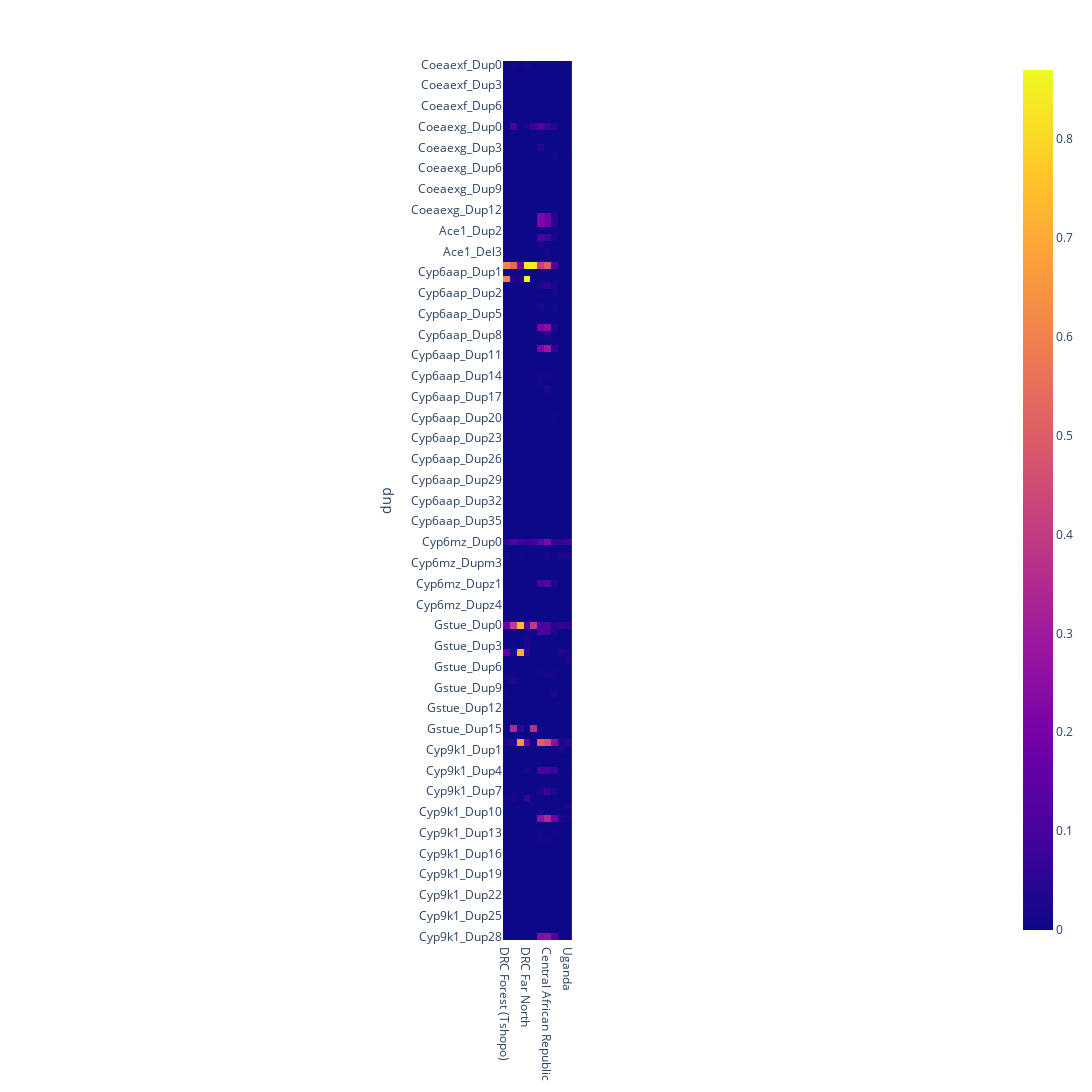

Write notebook code for a chart like this one.
### Code cell
fig = px.imshow(cnv_df, width=1200, height=1200)
fig.show()

### Figure 1 — Plotly figure (JSON) as saved in the notebook; plotly's stock layout.template omitted (floating-point values rounded to 4 significant figures; data arrays with more than 128 entries replaced by an {"elided": "..."} marker saying what was removed)
{"data": [{"coloraxis": "coloraxis", "hovertemplate": "x: %{x}<br>dup: %{y}<br>color: %{z}<extra></extra>", "name": "0", "type": "heatmap", "x": ["DRC Forest (Tshopo)", "DRC South East", "DRC South West", "DRC Far North", "Zambia", "Burkina Faso", "Central African Republic", "Cameroon", "Tanzania", "Uganda"], "xaxis": "x", "y": ["Coeaexf_Dup0", "Coeaexf_Dup1", "Coeaexf_Dup2", "Coeaexf_Dup3", "Coeaexf_Dup4", "Coeaexf_Dup5", "Coeaexf_Dup6", "Coeaexf_Dup7", "Coeaexf_Dup8", "Coeaexg_Dup0", "Coeaexg_Dup1", "Coeaexg_Dup2", "Coeaexg_Dup3", "Coeaexg_Dup4", "Coeaexg_Dup5", "Coeaexg_Dup6", "Coeaexg_Dup7", "Coeaexg_Dup8", "Coeaexg_Dup9", "Coeaexg_Dup10", "Coeaexg_Dup11", "Coeaexg_Dup12", "Ace1_Dup0", "Ace1_Dup1", "Ace1_Dup2", "Ace1_Del1", "Ace1_Del2", "Ace1_Del3", "Ace1_Del4", "Cyp6aap_Dup0", "Cyp6aap_Dup1", "Cyp6aap_Dup1a", "Cyp6aap_Dup1b", "Cyp6aap_Dup2", "Cyp6aap_Dup3", "Cyp6aap_Dup4", "Cyp6aap_Dup5", "Cyp6aap_Dup6", "Cyp6aap_Dup7", "Cyp6aap_Dup8", "Cyp6aap_Dup9", "Cyp6aap_Dup10", "Cyp6aap_Dup11", "Cyp6aap_Dup12", "Cyp6aap_Dup13", "Cyp6aap_Dup14", "Cyp6aap_Dup15", "Cyp6aap_Dup16", "Cyp6aap_Dup17", "Cyp6aap_Dup18", "Cyp6aap_Dup19", "Cyp6aap_Dup20", "Cyp6aap_Dup21", "Cyp6aap_Dup22", "Cyp6aap_Dup23", "Cyp6aap_Dup24", "Cyp6aap_Dup25", "Cyp6aap_Dup26", "Cyp6aap_Dup27", "Cyp6aap_Dup28", "Cyp6aap_Dup29", "Cyp6aap_Dup30", "Cyp6aap_Dup31", "Cyp6aap_Dup32", "Cyp6aap_Dup33", "Cyp6aap_Dup34", "Cyp6aap_Dup35", "Cyp6aap_Dup36", "Cyp6aap_Dup37", "Cyp6mz_Dup0", "Cyp6mz_Dupm1", "Cyp6mz_Dupm2", "Cyp6mz_Dupm3", "Cyp6mz_Dupm4", "Cyp6mz_Dupm5", "Cyp6mz_Dupz1", "Cyp6mz_Dupz2", "Cyp6mz_Dupz3", "Cyp6mz_Dupz4", "Cyp6mz_Dupz5", "Cyp6mz_Dupmz1", "Gstue_Dup0", "Gstue_Dup1", "Gstue_Dup2", "Gstue_Dup3", "Gstue_Dup4", "Gstue_Dup5", "Gstue_Dup6", "Gstue_Dup7", "Gstue_Dup8", "Gstue_Dup9", "Gstue_Dup10", "Gstue_Dup11", "Gstue_Dup12", "Gstue_Dup13", "Gstue_Dup14", "Gstue_Dup15", "Gstue_Dup16", "Cyp9k1_Dup0", "Cyp9k1_Dup1", "Cyp9k1_Dup2", "Cyp9k1_Dup3", "Cyp9k1_Dup4", "Cyp9k1_Dup5", "Cyp9k1_Dup6", "Cyp9k1_Dup7", "Cyp9k1_Dup8", "Cyp9k1_Dup9", "Cyp9k1_Dup10", "Cyp9k1_Dup11", "Cyp9k1_Dup12", "Cyp9k1_Dup13", "Cyp9k1_Dup14", "Cyp9k1_Dup15", "Cyp9k1_Dup16", "Cyp9k1_Dup17", "Cyp9k1_Dup18", "Cyp9k1_Dup19", "Cyp9k1_Dup20", "Cyp9k1_Dup21", "Cyp9k1_Dup22", "Cyp9k1_Dup23", "Cyp9k1_Dup24", "Cyp9k1_Dup25", "Cyp9k1_Dup26", "Cyp9k1_Dup27", "Cyp9k1_Dup28"], "yaxis": "y", "z": {"elided": "127x10 float values"}}], "layout": {"coloraxis": {"colorscale": [[0, "#0d0887"], [0.1111, "#46039f"], [0.2222, "#7201a8"], [0.3333, "#9c179e"], [0.4444, "#bd3786"], [0.5556, "#d8576b"], [0.6667, "#ed7953"], [0.7778, "#fb9f3a"], [0.8889, "#fdca26"], [1, "#f0f921"]]}, "height": 1200, "margin": {"t": 60}, "width": 1200, "xaxis": {"anchor": "y", "constrain": "domain", "domain": [0, 1], "scaleanchor": "y"}, "yaxis": {"anchor": "x", "autorange": "reversed", "constrain": "domain", "domain": [0, 1], "title": {"text": "dup"}}}}
